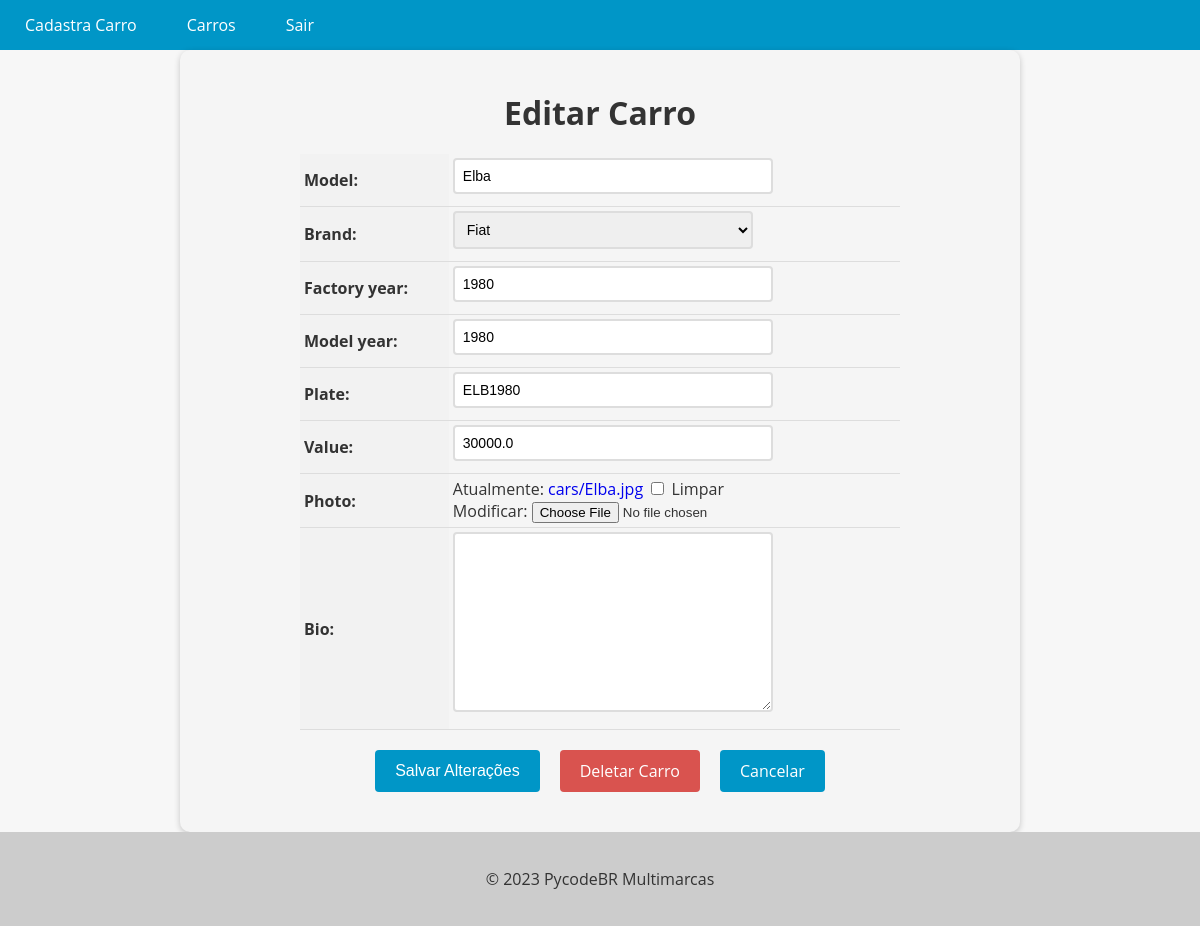
The app's page /car/14/update/ (signed in) with its own data.
### cars/models.py (models this page shows, shortened)
class Car(models.Model):
    id = models.AutoField(primary_key=True)
    model = models.CharField(max_length=200)
    brand = models.ForeignKey(Brand, on_delete=models.PROTECT, related_name='car_brand')
    factory_year = models.IntegerField(blank=True, null=True)
    model_year = models.IntegerField(blank=True, null=True)
    plate = models.CharField(max_length=10, blank=True, null=True)
    value = models.FloatField(blank=True, null=True)
    photo = models.ImageField(upload_to='cars/', blank=True, null=True)
    bio = models.TextField(blank=True, null=True)

class Brand(models.Model):
    id = models.AutoField(primary_key=True)
    name = models.CharField(max_length=200)
    def __str__(self):
        return self.name

### cars/views.py (the view, shortened to what this page needs)
# urls.py: path('car/<int:pk>/update/', CarUpdateView.as_view(), name='car_update'),
@method_decorator(login_required(login_url='login'), name='dispatch')
class CarUpdateView(UpdateView):
    model = Car
    form_class = CarModelForm
    template_name = 'car_update.html'
    success_url = '/cars/'

### cars/forms.py (shortened to what this page needs)
class CarModelForm(forms.ModelForm):
    class Meta:
        model = Car
        fields = '__all__'

### cars/templates/car_update.html (shortened to what this page needs)
{% extends "base.html" %}
{% block content %}
  <form method="post" enctype="multipart/form-data">
    <h1>Editar Carro</h1>
    <table>
      {{ form.as_table }}
    </table>
    <div>
      <div class="buttons-container">
        <input type="submit" value="Salvar Alterações" class="btn btn-primary">
        <a href="{% url 'car_delete' pk=object.pk %}" class="btn btn-danger">Deletar Carro</a>
        <a href="{% url 'cars_list' %}" class="btn btn-secondary">Cancelar</a>
      </div>
    </div>
  </form>
{% endblock %}

### app/templates/base.html (style rules this page uses)
body { font-family: 'Open Sans', sans-serif; background-color: #f7f7f7; color: #333; margin: 0; padding: 0; }

### cars/templates/car_update.html (style rules this page uses)
form { max-width: 800px; margin: 0 auto; padding: 20px; background-color: #f5f5f5; border-radius: 10px; box-shadow: 0 2px 6px rgba(0, 0, 0, 0.2); }
form h1 { font-size: 2rem; margin-bottom: 20px; text-align: center; }
table { margin: 0 auto; border-collapse: collapse; width: 100%; max-width: 600px; }
th, td { padding: 4px; text-align: left; border-bottom: 1px solid #ddd; }
th { background-color: #f2f2f2; }
input[type="text"], input[type="number"], select, textarea { padding: 8px; font-size: 14px; border: 2px solid #ddd; border-radius: 4px; width: 100%; max-width: 300px; margin-bottom: 8px; transition: border-bottom-color 0.3s ease-in-out; }
.btn { background-color: #0096c7; color: #fff; border: none; padding: 10px 20px; font-size: 16px; border-radius: 4px; cursor: pointer; transition: background-color 0.3s ease-in-out; }
.buttons-container { display: flex; justify-content: center; margin-top: 20px; margin-bottom: 20px; }
.btn { display: inline-block; background-color: #0096c7; color: #fff; border: none; padding: 10px 20px; font-size: 16px; border-radius: 4px; cursor: pointer; transition: background-color 0.3s ease-in-out; margin: 0 10px; }
.btn-danger { background-color: #d9534f; text-decoration: none !important; }
a { text-decoration: none !important; }

### records on screen
Car: model "Elba", brand "Fiat", factory_year "1980", model_year "1980", plate "ELB1980", value "30000.0"
